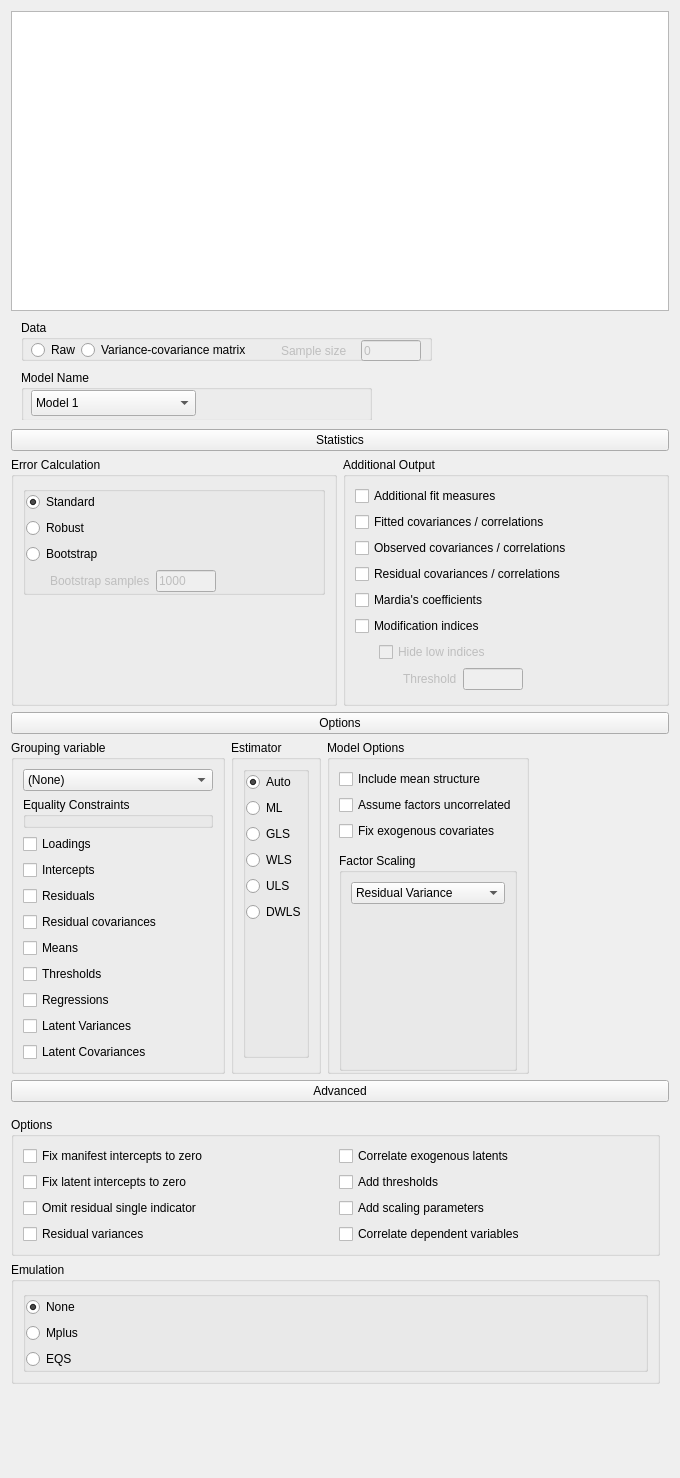
<?xml version="1.0" encoding="UTF-8"?>
<ui version="4.0">
 <class>SEMSimpleForm</class>
 <widget class="QWidget" name="SEMSimpleForm">
  <property name="geometry">
   <rect>
    <x>0</x>
    <y>0</y>
    <width>680</width>
    <height>1478</height>
   </rect>
  </property>
  <property name="sizePolicy">
   <sizepolicy hsizetype="Fixed" vsizetype="Preferred">
    <horstretch>0</horstretch>
    <verstretch>0</verstretch>
   </sizepolicy>
  </property>
  <property name="minimumSize">
   <size>
    <width>500</width>
    <height>0</height>
   </size>
  </property>
  <property name="windowTitle">
   <string>Form</string>
  </property>
  <layout class="QGridLayout" name="gridLayout_23">
   <property name="verticalSpacing">
    <number>0</number>
   </property>
   <item row="3" column="0">
    <widget class="QWidget" name="widget_9" native="true">
     <property name="sizePolicy">
      <sizepolicy hsizetype="Preferred" vsizetype="Preferred">
       <horstretch>0</horstretch>
       <verstretch>0</verstretch>
      </sizepolicy>
     </property>
     <layout class="QGridLayout" name="gridLayout_18">
      <property name="leftMargin">
       <number>0</number>
      </property>
      <property name="topMargin">
       <number>3</number>
      </property>
      <property name="rightMargin">
       <number>0</number>
      </property>
      <property name="bottomMargin">
       <number>3</number>
      </property>
      <item row="0" column="0">
       <widget class="ExpanderButton" name="pushButton_2">
        <property name="sizePolicy">
         <sizepolicy hsizetype="Expanding" vsizetype="Fixed">
          <horstretch>0</horstretch>
          <verstretch>0</verstretch>
         </sizepolicy>
        </property>
        <property name="text">
         <string>Options</string>
        </property>
       </widget>
      </item>
      <item row="1" column="0">
       <widget class="QWidget" name="containerOptions" native="true">
        <property name="sizePolicy">
         <sizepolicy hsizetype="Fixed" vsizetype="Fixed">
          <horstretch>0</horstretch>
          <verstretch>0</verstretch>
         </sizepolicy>
        </property>
        <layout class="QGridLayout" name="gridLayout_12">
         <property name="leftMargin">
          <number>0</number>
         </property>
         <property name="topMargin">
          <number>0</number>
         </property>
         <property name="rightMargin">
          <number>0</number>
         </property>
         <property name="bottomMargin">
          <number>0</number>
         </property>
         <item row="0" column="2">
          <widget class="GroupBox" name="groupBox_5">
           <property name="title">
            <string>Model Options</string>
           </property>
           <layout class="QGridLayout" name="gridLayout_16">
            <property name="bottomMargin">
             <number>0</number>
            </property>
            <item row="3" column="0">
             <widget class="QWidget" name="widget_13" native="true">
              <property name="maximumSize">
               <size>
                <width>16777215</width>
                <height>4</height>
               </size>
              </property>
             </widget>
            </item>
            <item row="4" column="0">
             <widget class="GroupBox" name="groupBox_6">
              <property name="title">
               <string>Factor Scaling</string>
              </property>
              <layout class="QGridLayout" name="gridLayout_15">
               <property name="bottomMargin">
                <number>13</number>
               </property>
               <item row="0" column="0">
                <widget class="BoundComboBox" name="factorStandardisation">
                 <item>
                  <property name="text">
                   <string>Residual Variance</string>
                  </property>
                 </item>
                 <item>
                  <property name="text">
                   <string>Factor Loadings</string>
                  </property>
                 </item>
                 <item>
                  <property name="text">
                   <string>None</string>
                  </property>
                 </item>
                </widget>
               </item>
               <item row="1" column="0">
                <spacer name="verticalSpacer_3">
                 <property name="orientation">
                  <enum>Qt::Vertical</enum>
                 </property>
                 <property name="sizeHint" stdset="0">
                  <size>
                   <width>20</width>
                   <height>40</height>
                  </size>
                 </property>
                </spacer>
               </item>
              </layout>
             </widget>
            </item>
            <item row="2" column="0">
             <widget class="BoundCheckBox" name="fixExogenousCovariates">
              <property name="text">
               <string>Fix exogenous covariates</string>
              </property>
             </widget>
            </item>
            <item row="1" column="0">
             <widget class="BoundCheckBox" name="assumeFactorsUncorrelated">
              <property name="text">
               <string>Assume factors uncorrelated</string>
              </property>
             </widget>
            </item>
            <item row="0" column="0">
             <widget class="BoundCheckBox" name="includeMeanStructure">
              <property name="text">
               <string>Include mean structure</string>
              </property>
             </widget>
            </item>
           </layout>
          </widget>
         </item>
         <item row="0" column="0">
          <widget class="GroupBox" name="groupBox_7">
           <property name="title">
            <string>Grouping variable</string>
           </property>
           <layout class="QGridLayout" name="gridLayout_17">
            <item row="7" column="0">
             <widget class="BoundCheckBox" name="eq_thresholds">
              <property name="enabled">
               <bool>true</bool>
              </property>
              <property name="text">
               <string>Thresholds</string>
              </property>
             </widget>
            </item>
            <item row="0" column="0">
             <widget class="BoundComboBox" name="groupingVariable">
              <property name="enabled">
               <bool>true</bool>
              </property>
              <property name="minimumSize">
               <size>
                <width>190</width>
                <height>0</height>
               </size>
              </property>
              <item>
               <property name="text">
                <string>(None)</string>
               </property>
              </item>
             </widget>
            </item>
            <item row="1" column="0">
             <widget class="QGroupBox" name="groupBox_8">
              <property name="title">
               <string>Equality Constraints</string>
              </property>
             </widget>
            </item>
            <item row="16" column="0">
             <widget class="BoundCheckBox" name="eq_lvcovariances">
              <property name="enabled">
               <bool>true</bool>
              </property>
              <property name="text">
               <string>Latent Covariances</string>
              </property>
             </widget>
            </item>
            <item row="2" column="0">
             <widget class="BoundCheckBox" name="eq_loadings">
              <property name="enabled">
               <bool>true</bool>
              </property>
              <property name="text">
               <string>Loadings</string>
              </property>
             </widget>
            </item>
            <item row="11" column="0">
             <widget class="BoundCheckBox" name="eq_regressions">
              <property name="enabled">
               <bool>true</bool>
              </property>
              <property name="text">
               <string>Regressions</string>
              </property>
             </widget>
            </item>
            <item row="3" column="0">
             <widget class="BoundCheckBox" name="eq_intercepts">
              <property name="enabled">
               <bool>true</bool>
              </property>
              <property name="text">
               <string>Intercepts</string>
              </property>
             </widget>
            </item>
            <item row="6" column="0">
             <widget class="BoundCheckBox" name="eq_means">
              <property name="enabled">
               <bool>true</bool>
              </property>
              <property name="text">
               <string>Means</string>
              </property>
             </widget>
            </item>
            <item row="14" column="0">
             <widget class="BoundCheckBox" name="eq_variances">
              <property name="enabled">
               <bool>true</bool>
              </property>
              <property name="text">
               <string>Latent Variances</string>
              </property>
             </widget>
            </item>
            <item row="4" column="0">
             <widget class="BoundCheckBox" name="eq_residuals">
              <property name="enabled">
               <bool>true</bool>
              </property>
              <property name="text">
               <string>Residuals</string>
              </property>
             </widget>
            </item>
            <item row="5" column="0">
             <widget class="BoundCheckBox" name="eq_residualcovariances">
              <property name="enabled">
               <bool>true</bool>
              </property>
              <property name="text">
               <string>Residual covariances</string>
              </property>
             </widget>
            </item>
           </layout>
          </widget>
         </item>
         <item row="0" column="1">
          <widget class="GroupBox" name="groupBox_3">
           <property name="title">
            <string>Estimator</string>
           </property>
           <layout class="QGridLayout" name="gridLayout_11">
            <property name="topMargin">
             <number>6</number>
            </property>
            <property name="bottomMargin">
             <number>13</number>
            </property>
            <item row="0" column="0">
             <widget class="BoundGroupBox" name="estimator">
              <layout class="QGridLayout" name="gridLayout_10">
               <property name="leftMargin">
                <number>0</number>
               </property>
               <property name="topMargin">
                <number>0</number>
               </property>
               <property name="rightMargin">
                <number>0</number>
               </property>
               <property name="bottomMargin">
                <number>0</number>
               </property>
               <item row="2" column="0">
                <widget class="QRadioButton" name="_3GLS">
                 <property name="text">
                  <string>GLS</string>
                 </property>
                </widget>
               </item>
               <item row="3" column="0">
                <widget class="QRadioButton" name="_4WLS">
                 <property name="text">
                  <string>WLS</string>
                 </property>
                </widget>
               </item>
               <item row="5" column="0">
                <widget class="QRadioButton" name="_6DWLS">
                 <property name="text">
                  <string>DWLS</string>
                 </property>
                </widget>
               </item>
               <item row="1" column="0">
                <widget class="QRadioButton" name="_2ML">
                 <property name="text">
                  <string>ML</string>
                 </property>
                </widget>
               </item>
               <item row="0" column="0">
                <widget class="QRadioButton" name="_1automatic">
                 <property name="text">
                  <string>Auto</string>
                 </property>
                 <property name="checked">
                  <bool>true</bool>
                 </property>
                </widget>
               </item>
               <item row="4" column="0">
                <widget class="QRadioButton" name="_5ULS">
                 <property name="text">
                  <string>ULS</string>
                 </property>
                </widget>
               </item>
               <item row="6" column="0">
                <spacer name="verticalSpacer_2">
                 <property name="orientation">
                  <enum>Qt::Vertical</enum>
                 </property>
                 <property name="sizeHint" stdset="0">
                  <size>
                   <width>20</width>
                   <height>40</height>
                  </size>
                 </property>
                </spacer>
               </item>
              </layout>
             </widget>
            </item>
           </layout>
          </widget>
         </item>
        </layout>
       </widget>
      </item>
     </layout>
    </widget>
   </item>
   <item row="5" column="0">
    <spacer name="verticalSpacer_4">
     <property name="orientation">
      <enum>Qt::Vertical</enum>
     </property>
     <property name="sizeHint" stdset="0">
      <size>
       <width>20</width>
       <height>40</height>
      </size>
     </property>
    </spacer>
   </item>
   <item row="2" column="0">
    <widget class="QWidget" name="widget_2" native="true">
     <layout class="QGridLayout" name="gridLayout_9">
      <property name="leftMargin">
       <number>0</number>
      </property>
      <property name="rightMargin">
       <number>0</number>
      </property>
      <property name="bottomMargin">
       <number>3</number>
      </property>
      <item row="1" column="0">
       <widget class="QWidget" name="containerStatistics" native="true">
        <layout class="QGridLayout" name="gridLayout_8">
         <property name="leftMargin">
          <number>0</number>
         </property>
         <property name="topMargin">
          <number>0</number>
         </property>
         <property name="rightMargin">
          <number>0</number>
         </property>
         <property name="bottomMargin">
          <number>0</number>
         </property>
         <item row="0" column="1" rowspan="2">
          <widget class="GroupBox" name="groupBox_2">
           <property name="title">
            <string>Additional Output</string>
           </property>
           <layout class="QGridLayout" name="gridLayout_7">
            <property name="bottomMargin">
             <number>13</number>
            </property>
            <item row="8" column="0">
             <widget class="QWidget" name="widget_6" native="true">
              <layout class="QGridLayout" name="gridLayout_6">
               <property name="leftMargin">
                <number>0</number>
               </property>
               <property name="topMargin">
                <number>0</number>
               </property>
               <property name="rightMargin">
                <number>0</number>
               </property>
               <property name="bottomMargin">
                <number>0</number>
               </property>
               <item row="1" column="0">
                <widget class="QWidget" name="containerHideLowIndices" native="true">
                 <property name="enabled">
                  <bool>false</bool>
                 </property>
                 <layout class="QGridLayout" name="gridLayout_5">
                  <property name="leftMargin">
                   <number>24</number>
                  </property>
                  <property name="topMargin">
                   <number>0</number>
                  </property>
                  <property name="rightMargin">
                   <number>0</number>
                  </property>
                  <property name="bottomMargin">
                   <number>0</number>
                  </property>
                  <item row="0" column="0">
                   <widget class="BoundCheckBox" name="outputModificationIndicesHideLowIndices">
                    <property name="text">
                     <string>Hide low indices</string>
                    </property>
                   </widget>
                  </item>
                  <item row="1" column="0">
                   <widget class="QWidget" name="containerThreshold" native="true">
                    <property name="enabled">
                     <bool>false</bool>
                    </property>
                    <layout class="QGridLayout" name="gridLayout_4">
                     <property name="leftMargin">
                      <number>24</number>
                     </property>
                     <property name="topMargin">
                      <number>0</number>
                     </property>
                     <property name="rightMargin">
                      <number>0</number>
                     </property>
                     <property name="bottomMargin">
                      <number>0</number>
                     </property>
                     <item row="0" column="1">
                      <widget class="BoundTextBox" name="outputModificationIndicesHideLowIndicesThreshold">
                       <property name="maximumSize">
                        <size>
                         <width>60</width>
                         <height>16777215</height>
                        </size>
                       </property>
                      </widget>
                     </item>
                     <item row="0" column="0">
                      <widget class="QLabel" name="label_2">
                       <property name="text">
                        <string>Threshold</string>
                       </property>
                      </widget>
                     </item>
                     <item row="0" column="2">
                      <spacer name="horizontalSpacer_2">
                       <property name="orientation">
                        <enum>Qt::Horizontal</enum>
                       </property>
                       <property name="sizeHint" stdset="0">
                        <size>
                         <width>0</width>
                         <height>0</height>
                        </size>
                       </property>
                      </spacer>
                     </item>
                    </layout>
                   </widget>
                  </item>
                 </layout>
                </widget>
               </item>
              </layout>
             </widget>
            </item>
            <item row="4" column="0">
             <widget class="BoundCheckBox" name="outputResidualCovarianceCorrelations">
              <property name="text">
               <string>Residual covariances / correlations</string>
              </property>
             </widget>
            </item>
            <item row="1" column="0">
             <widget class="BoundCheckBox" name="outputAdditionalFitMeasures">
              <property name="text">
               <string>Additional fit measures</string>
              </property>
             </widget>
            </item>
            <item row="3" column="0">
             <widget class="BoundCheckBox" name="outputObservedCovarianceCorrelations">
              <property name="text">
               <string>Observed covariances / correlations</string>
              </property>
             </widget>
            </item>
            <item row="6" column="0">
             <widget class="BoundCheckBox" name="outputModificationIndices">
              <property name="text">
               <string>Modification indices</string>
              </property>
             </widget>
            </item>
            <item row="5" column="0">
             <widget class="BoundCheckBox" name="outputMardiasCoefficients">
              <property name="text">
               <string>Mardia's coefficients</string>
              </property>
             </widget>
            </item>
            <item row="2" column="0">
             <widget class="BoundCheckBox" name="outputFittedCovarianceCorrelations">
              <property name="text">
               <string>Fitted covariances / correlations</string>
              </property>
             </widget>
            </item>
           </layout>
          </widget>
         </item>
         <item row="0" column="0" rowspan="2">
          <widget class="GroupBox" name="groupBox">
           <property name="title">
            <string>Error Calculation</string>
           </property>
           <layout class="QGridLayout" name="gridLayout">
            <item row="0" column="0">
             <widget class="BoundGroupBox" name="errorCalculation">
              <layout class="QGridLayout" name="gridLayout_2">
               <property name="leftMargin">
                <number>0</number>
               </property>
               <property name="topMargin">
                <number>0</number>
               </property>
               <property name="rightMargin">
                <number>0</number>
               </property>
               <property name="bottomMargin">
                <number>0</number>
               </property>
               <item row="0" column="0">
                <widget class="QRadioButton" name="_1standard">
                 <property name="text">
                  <string>Standard</string>
                 </property>
                 <property name="checked">
                  <bool>true</bool>
                 </property>
                </widget>
               </item>
               <item row="1" column="0">
                <widget class="QRadioButton" name="_2robust">
                 <property name="text">
                  <string>Robust</string>
                 </property>
                </widget>
               </item>
               <item row="2" column="0">
                <widget class="QRadioButton" name="_3bootstrap">
                 <property name="text">
                  <string>Bootstrap</string>
                 </property>
                </widget>
               </item>
               <item row="3" column="0">
                <widget class="QWidget" name="containerBootstrapSamples" native="true">
                 <property name="enabled">
                  <bool>false</bool>
                 </property>
                 <layout class="QGridLayout" name="gridLayout_3">
                  <property name="leftMargin">
                   <number>24</number>
                  </property>
                  <property name="topMargin">
                   <number>0</number>
                  </property>
                  <property name="bottomMargin">
                   <number>0</number>
                  </property>
                  <item row="0" column="0">
                   <widget class="QLabel" name="label">
                    <property name="text">
                     <string>Bootstrap samples</string>
                    </property>
                   </widget>
                  </item>
                  <item row="0" column="1">
                   <widget class="BoundTextBox" name="errorCalculationBootstrapSamples">
                    <property name="maximumSize">
                     <size>
                      <width>60</width>
                      <height>16777215</height>
                     </size>
                    </property>
                    <property name="text">
                     <string>1000</string>
                    </property>
                   </widget>
                  </item>
                  <item row="0" column="2">
                   <spacer name="horizontalSpacer">
                    <property name="orientation">
                     <enum>Qt::Horizontal</enum>
                    </property>
                    <property name="sizeHint" stdset="0">
                     <size>
                      <width>0</width>
                      <height>20</height>
                     </size>
                    </property>
                   </spacer>
                  </item>
                 </layout>
                </widget>
               </item>
              </layout>
             </widget>
            </item>
            <item row="1" column="0">
             <spacer name="verticalSpacer">
              <property name="orientation">
               <enum>Qt::Vertical</enum>
              </property>
              <property name="sizeHint" stdset="0">
               <size>
                <width>20</width>
                <height>40</height>
               </size>
              </property>
             </spacer>
            </item>
           </layout>
          </widget>
         </item>
        </layout>
       </widget>
      </item>
      <item row="0" column="0">
       <widget class="ExpanderButton" name="pushButton">
        <property name="text">
         <string>Statistics</string>
        </property>
       </widget>
      </item>
     </layout>
    </widget>
   </item>
   <item row="0" column="0">
    <widget class="QWidget" name="topWidget" native="true">
     <layout class="QGridLayout" name="gridLayout_20">
      <property name="leftMargin">
       <number>0</number>
      </property>
      <property name="topMargin">
       <number>0</number>
      </property>
      <property name="rightMargin">
       <number>0</number>
      </property>
      <item row="0" column="0">
       <widget class="BoundTextEdit" name="model">
        <property name="minimumSize">
         <size>
          <width>0</width>
          <height>300</height>
         </size>
        </property>
       </widget>
      </item>
     </layout>
    </widget>
   </item>
   <item row="4" column="0">
    <widget class="QWidget" name="widget_3" native="true">
     <layout class="QGridLayout" name="gridLayout_22">
      <property name="leftMargin">
       <number>0</number>
      </property>
      <property name="topMargin">
       <number>3</number>
      </property>
      <property name="rightMargin">
       <number>0</number>
      </property>
      <property name="bottomMargin">
       <number>3</number>
      </property>
      <item row="0" column="0">
       <widget class="ExpanderButton" name="pushButton_3">
        <property name="sizePolicy">
         <sizepolicy hsizetype="Expanding" vsizetype="Fixed">
          <horstretch>0</horstretch>
          <verstretch>0</verstretch>
         </sizepolicy>
        </property>
        <property name="text">
         <string>Advanced</string>
        </property>
       </widget>
      </item>
      <item row="1" column="0">
       <widget class="QWidget" name="containerAdvanced" native="true">
        <layout class="QGridLayout" name="gridLayout_21">
         <property name="leftMargin">
          <number>0</number>
         </property>
         <property name="bottomMargin">
          <number>0</number>
         </property>
         <item row="0" column="0">
          <widget class="GroupBox" name="groupBox_16">
           <property name="title">
            <string>Options</string>
           </property>
           <layout class="QGridLayout" name="gridLayout_19">
            <item row="0" column="0">
             <widget class="BoundCheckBox" name="fixManifestInterceptsToZero">
              <property name="text">
               <string>Fix manifest intercepts to zero</string>
              </property>
             </widget>
            </item>
            <item row="0" column="1">
             <widget class="BoundCheckBox" name="correlateExogenousLatents">
              <property name="text">
               <string>Correlate exogenous latents</string>
              </property>
             </widget>
            </item>
            <item row="1" column="0">
             <widget class="BoundCheckBox" name="fixLatentInterceptsToZero">
              <property name="text">
               <string>Fix latent intercepts to zero</string>
              </property>
             </widget>
            </item>
            <item row="1" column="1">
             <widget class="BoundCheckBox" name="addThresholds">
              <property name="text">
               <string>Add thresholds</string>
              </property>
             </widget>
            </item>
            <item row="2" column="0">
             <widget class="BoundCheckBox" name="omitResidualSingleIndicator">
              <property name="text">
               <string>Omit residual single indicator</string>
              </property>
             </widget>
            </item>
            <item row="2" column="1">
             <widget class="BoundCheckBox" name="addScalingParameters">
              <property name="text">
               <string>Add scaling parameters</string>
              </property>
             </widget>
            </item>
            <item row="3" column="0">
             <widget class="BoundCheckBox" name="residualVariances">
              <property name="text">
               <string>Residual variances</string>
              </property>
             </widget>
            </item>
            <item row="3" column="1">
             <widget class="BoundCheckBox" name="correlateDependentVariables">
              <property name="text">
               <string>Correlate dependent variables</string>
              </property>
             </widget>
            </item>
           </layout>
          </widget>
         </item>
         <item row="1" column="0">
          <widget class="GroupBox" name="groupBox_4">
           <property name="title">
            <string>Emulation</string>
           </property>
           <layout class="QGridLayout" name="gridLayout_13">
            <item row="0" column="0">
             <widget class="BoundGroupBox" name="emulation">
              <layout class="QGridLayout" name="gridLayout_14">
               <property name="leftMargin">
                <number>0</number>
               </property>
               <property name="topMargin">
                <number>0</number>
               </property>
               <property name="rightMargin">
                <number>0</number>
               </property>
               <property name="bottomMargin">
                <number>0</number>
               </property>
               <item row="0" column="0">
                <widget class="QRadioButton" name="_1none">
                 <property name="text">
                  <string>None</string>
                 </property>
                 <property name="checked">
                  <bool>true</bool>
                 </property>
                </widget>
               </item>
               <item row="2" column="0">
                <widget class="QRadioButton" name="_3EQS">
                 <property name="text">
                  <string>EQS</string>
                 </property>
                </widget>
               </item>
               <item row="1" column="0">
                <widget class="QRadioButton" name="_2Mplus">
                 <property name="text">
                  <string>Mplus</string>
                 </property>
                </widget>
               </item>
              </layout>
             </widget>
            </item>
           </layout>
          </widget>
         </item>
        </layout>
       </widget>
      </item>
     </layout>
    </widget>
   </item>
   <item row="1" column="0">
    <widget class="QWidget" name="DataContainer" native="true">
     <property name="minimumSize">
      <size>
       <width>0</width>
       <height>100</height>
      </size>
     </property>
     <widget class="BoundGroupBox" name="Data">
      <property name="geometry">
       <rect>
        <x>10</x>
        <y>0</y>
        <width>411</width>
        <height>41</height>
       </rect>
      </property>
      <property name="title">
       <string>Data</string>
      </property>
      <widget class="QRadioButton" name="Raw">
       <property name="geometry">
        <rect>
         <x>10</x>
         <y>20</y>
         <width>100</width>
         <height>20</height>
        </rect>
       </property>
       <property name="text">
        <string>Raw</string>
       </property>
      </widget>
      <widget class="QRadioButton" name="VarCov">
       <property name="geometry">
        <rect>
         <x>60</x>
         <y>20</y>
         <width>201</width>
         <height>20</height>
        </rect>
       </property>
       <property name="text">
        <string>Variance-covariance matrix</string>
       </property>
      </widget>
      <widget class="BoundTextBox" name="SampleSize">
       <property name="enabled">
        <bool>false</bool>
       </property>
       <property name="geometry">
        <rect>
         <x>340</x>
         <y>20</y>
         <width>60</width>
         <height>21</height>
        </rect>
       </property>
       <property name="maximumSize">
        <size>
         <width>60</width>
         <height>16777215</height>
        </size>
       </property>
       <property name="text">
        <string>0</string>
       </property>
      </widget>
      <widget class="QLabel" name="SampleText">
       <property name="enabled">
        <bool>false</bool>
       </property>
       <property name="geometry">
        <rect>
         <x>260</x>
         <y>20</y>
         <width>113</width>
         <height>21</height>
        </rect>
       </property>
       <property name="text">
        <string>Sample size</string>
       </property>
      </widget>
     </widget>
     <widget class="BoundGroupBox" name="groupBox_9">
      <property name="geometry">
       <rect>
        <x>10</x>
        <y>50</y>
        <width>351</width>
        <height>51</height>
       </rect>
      </property>
      <property name="title">
       <string>Model Name</string>
      </property>
      <widget class="BoundComboBox" name="modelName">
       <property name="geometry">
        <rect>
         <x>10</x>
         <y>20</y>
         <width>165</width>
         <height>26</height>
        </rect>
       </property>
       <item>
        <property name="text">
         <string>Model 1</string>
        </property>
       </item>
       <item>
        <property name="text">
         <string>Model 2</string>
        </property>
       </item>
       <item>
        <property name="text">
         <string>Model 3</string>
        </property>
       </item>
       <item>
        <property name="text">
         <string>Model 4</string>
        </property>
       </item>
       <item>
        <property name="text">
         <string>Model 5</string>
        </property>
       </item>
       <item>
        <property name="text">
         <string>Model 6</string>
        </property>
       </item>
       <item>
        <property name="text">
         <string>Model 7</string>
        </property>
       </item>
       <item>
        <property name="text">
         <string>Model 8</string>
        </property>
       </item>
       <item>
        <property name="text">
         <string>Model 9</string>
        </property>
       </item>
      </widget>
     </widget>
    </widget>
   </item>
  </layout>
 </widget>
 <customwidgets>
  <customwidget>
   <class>BoundCheckBox</class>
   <extends>QCheckBox</extends>
   <header>widgets/boundcheckbox.h</header>
  </customwidget>
  <customwidget>
   <class>BoundGroupBox</class>
   <extends>QGroupBox</extends>
   <header>widgets/boundgroupbox.h</header>
   <container>1</container>
  </customwidget>
  <customwidget>
   <class>ExpanderButton</class>
   <extends>QPushButton</extends>
   <header>widgets/expanderbutton.h</header>
  </customwidget>
  <customwidget>
   <class>GroupBox</class>
   <extends>QGroupBox</extends>
   <header>widgets/groupbox.h</header>
   <container>1</container>
  </customwidget>
  <customwidget>
   <class>BoundTextBox</class>
   <extends>QLineEdit</extends>
   <header>widgets/boundtextbox.h</header>
  </customwidget>
  <customwidget>
   <class>BoundComboBox</class>
   <extends>QComboBox</extends>
   <header>widgets/boundcombobox.h</header>
  </customwidget>
  <customwidget>
   <class>BoundTextEdit</class>
   <extends>QPlainTextEdit</extends>
   <header>widgets/boundtextedit.h</header>
  </customwidget>
 </customwidgets>
 <resources/>
 <connections>
  <connection>
   <sender>outputModificationIndices</sender>
   <signal>toggled(bool)</signal>
   <receiver>containerHideLowIndices</receiver>
   <slot>setEnabled(bool)</slot>
   <hints>
    <hint type="sourcelabel">
     <x>482</x>
     <y>493</y>
    </hint>
    <hint type="destinationlabel">
     <x>478</x>
     <y>533</y>
    </hint>
   </hints>
  </connection>
  <connection>
   <sender>outputModificationIndicesHideLowIndices</sender>
   <signal>toggled(bool)</signal>
   <receiver>containerThreshold</receiver>
   <slot>setEnabled(bool)</slot>
   <hints>
    <hint type="sourcelabel">
     <x>488</x>
     <y>519</y>
    </hint>
    <hint type="destinationlabel">
     <x>484</x>
     <y>546</y>
    </hint>
   </hints>
  </connection>
  <connection>
   <sender>VarCov</sender>
   <signal>toggled(bool)</signal>
   <receiver>SampleSize</receiver>
   <slot>setEnabled(bool)</slot>
   <hints>
    <hint type="sourcelabel">
     <x>292</x>
     <y>353</y>
    </hint>
    <hint type="destinationlabel">
     <x>571</x>
     <y>354</y>
    </hint>
   </hints>
  </connection>
  <connection>
   <sender>VarCov</sender>
   <signal>toggled(bool)</signal>
   <receiver>SampleText</receiver>
   <slot>setEnabled(bool)</slot>
   <hints>
    <hint type="sourcelabel">
     <x>292</x>
     <y>353</y>
    </hint>
    <hint type="destinationlabel">
     <x>478</x>
     <y>354</y>
    </hint>
   </hints>
  </connection>
 </connections>
</ui>
